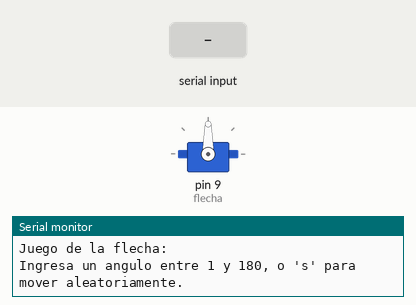
Bench run of a sketch on a simulated Arduino Uno, built with avr-gcc and run on an emulated ATmega328P. Shown: servo, the last lines printed to the serial monitor. Inputs (shaded band) come from the test bench. Random numbers use the default seed unless the sketch sets one.

Above: at 1.2 s.
1.3 s: "s\n" received over Serial
At 2.5 s:
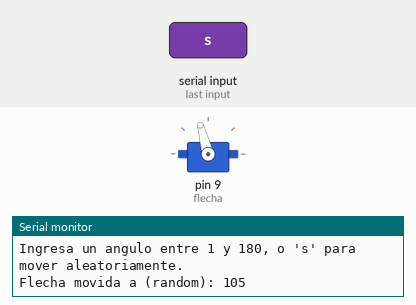
2.8 s: "30,150\n" received over Serial
At 4.0 s:
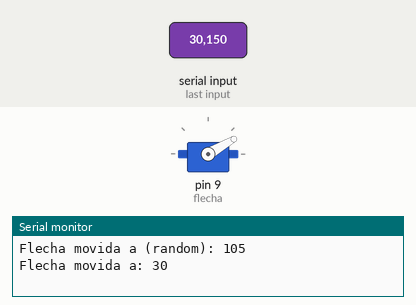
4.3 s: "5\n" received over Serial
At 4.9 s:
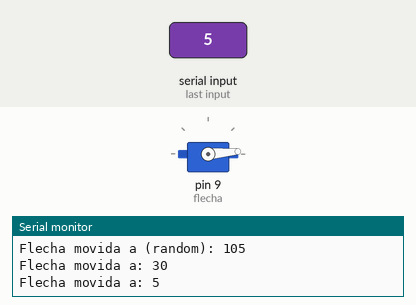
5.8 s: "90,45\n" received over Serial
At 6.2 s:
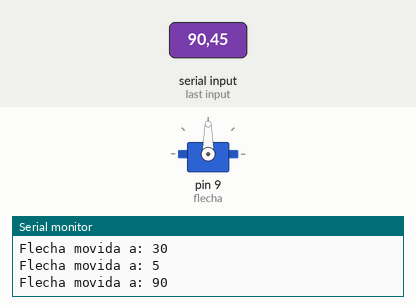
Timing chart, 0 to 8.3 s (numbered marks = the images above; inputs shaded):
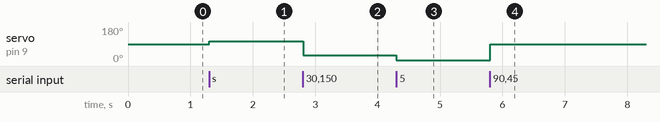

Measured:
- after the input at 1.3 s, servo on pin 9 (flecha): 90° → 105° at once
- after the input at 2.8 s, servo on pin 9 (flecha): 105° → 30° at once
- after the input at 4.3 s, servo on pin 9 (flecha): 30° → 5° at once
- after the input at 5.8 s, servo on pin 9 (flecha): 5° → 90° at once

The sketch:

mueveMotorPorConsolaYRandom.ino
```cpp
#include <Servo.h>

Servo flecha;
int angulo = 90;  // Posición inicial

void setup() {
  Serial.begin(9600);
  flecha.attach(9);
  flecha.write(angulo);

  // Inicializar semilla para random
  randomSeed(analogRead(0));

  Serial.println("Juego de la flecha:");
  Serial.println("Ingresa un angulo entre 1 y 180, o 's' para mover aleatoriamente.");
}

void loop() {
  if (Serial.available() > 0) {
    String entrada = Serial.readStringUntil('\n');  // Leer hasta Enter
    entrada.trim();  // Quitar espacios o saltos

    if (entrada == "s" || entrada == "S") {
      angulo = random(1, 181);  // Número aleatorio entre 1 y 180
      Serial.print("Flecha movida a (random): ");
      Serial.println(angulo);
      flecha.write(angulo);
    }
    else {
      int valor = entrada.toInt();  // Convertir texto a número
      if (valor > 0 && valor <= 180) {
        angulo = valor;
        flecha.write(angulo);
        Serial.print("Flecha movida a: ");
        Serial.println(angulo);
      } else {
        Serial.println("Error: Ingresa un valor entre 1 y 180 o 's'.");
      }
    }
  }
}
```
